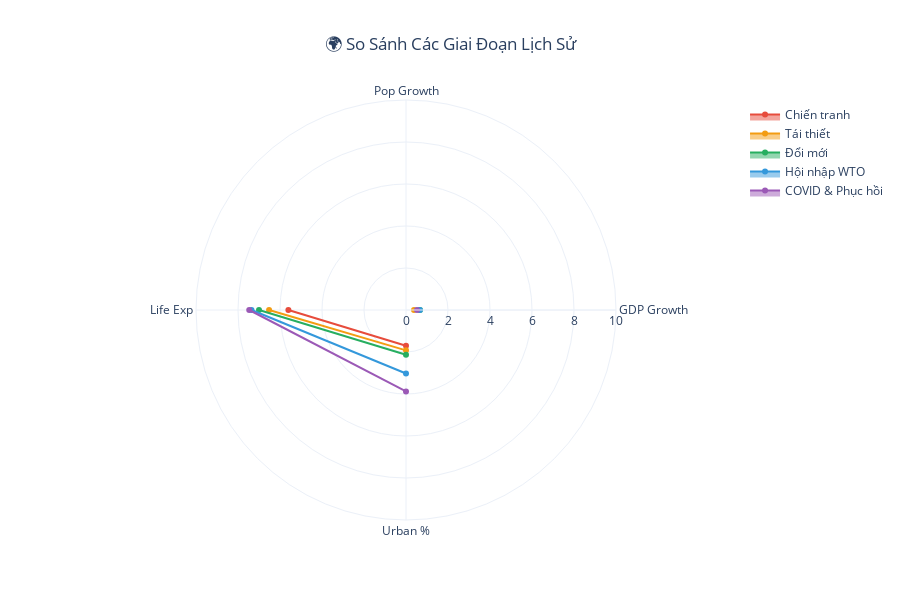

This figure's notebook cell:
### Markdown cell above
## 🌍 Phần 7: So Sánh Theo Giai Đoạn Lịch Sử

### Code cell
# Compare key indicators across periods
econ['Period'] = econ['Year'].apply(categorize_period)
pop['Period'] = pop['Year'].apply(categorize_period)
health['Period'] = health['Year'].apply(categorize_period)

# Calculate averages by period
period_stats = []

for period in periods.keys():
    econ_period = econ[econ['Period'] == period]
    pop_period = pop[pop['Period'] == period]
    health_period = health[health['Period'] == period]
    
    stats = {
        'Period': periods[period]['name'],
        'GDP Growth (%)': econ_period['GDPGrowthRate'].mean(),
        'Population Growth (%)': pop_period['PopulationGrowth'].mean(),
        'Life Expectancy': health_period['LifeExpectancy'].mean(),
        'Urbanization (%)': pop_period['UrbanizationPct'].mean()
    }
    period_stats.append(stats)

# Create comparison table
df_comparison = pd.DataFrame(period_stats)

# Create radar chart
fig = go.Figure()

# Normalize data for radar chart
categories = ['GDP Growth', 'Pop Growth', 'Life Exp', 'Urban %']

for idx, row in df_comparison.iterrows():
    period_key = list(periods.keys())[idx]
    values = [
        row['GDP Growth (%)'] / 10,  # Scale to 0-10
        row['Population Growth (%)'] * 3,  # Scale up
        row['Life Expectancy'] / 10,  # Scale to 0-10
        row['Urbanization (%)'] / 10  # Scale to 0-10
    ]
    
    fig.add_trace(go.Scatterpolar(
        r=values,
        theta=categories,
        name=row['Period'],
        fill='toself',
        line_color=periods[period_key]['color']
    ))

fig.update_layout(
    polar=dict(
        radialaxis=dict(
            visible=True,
            range=[0, 10]
        )
    ),
    title={
        'text': '🌍 So Sánh Các Giai Đoạn Lịch Sử',
        'x': 0.5,
        'xanchor': 'center'
    },
    height=600,
    template='plotly_white'
)

fig.show()

# Display table
print("\n📊 Bảng so sánh chi tiết:\n")
print(df_comparison.to_string(index=False, float_format=lambda x: f'{x:.2f}'))

### Figure 1 — Plotly figure (JSON) as saved in the notebook; plotly's stock layout.template omitted (floating-point values rounded to 4 significant figures)
{"data": [{"fill": "toself", "line": {"color": "#e74c3c"}, "name": "Chiến tranh", "r": [null, null, 5.6, 1.701], "theta": ["GDP Growth", "Pop Growth", "Life Exp", "Urban %"], "type": "scatterpolar"}, {"fill": "toself", "line": {"color": "#f39c12"}, "name": "Tái thiết", "r": [0.381, null, 6.519, 1.921], "theta": ["GDP Growth", "Pop Growth", "Life Exp", "Urban %"], "type": "scatterpolar"}, {"fill": "toself", "line": {"color": "#27ae60"}, "name": "Đổi mới", "r": [0.6646, null, 7.0, 2.135], "theta": ["GDP Growth", "Pop Growth", "Life Exp", "Urban %"], "type": "scatterpolar"}, {"fill": "toself", "line": {"color": "#3498db"}, "name": "Hội nhập WTO", "r": [0.6611, null, 7.356, 3.025], "theta": ["GDP Growth", "Pop Growth", "Life Exp", "Urban %"], "type": "scatterpolar"}, {"fill": "toself", "line": {"color": "#9b59b6"}, "name": "COVID & Phục hồi", "r": [0.5224, null, 7.466, 3.877], "theta": ["GDP Growth", "Pop Growth", "Life Exp", "Urban %"], "type": "scatterpolar"}], "layout": {"height": 600, "polar": {"radialaxis": {"range": [0, 10], "visible": true}}, "title": {"text": "🌍 So Sánh Các Giai Đoạn Lịch Sử", "x": 0.5, "xanchor": "center"}}}
